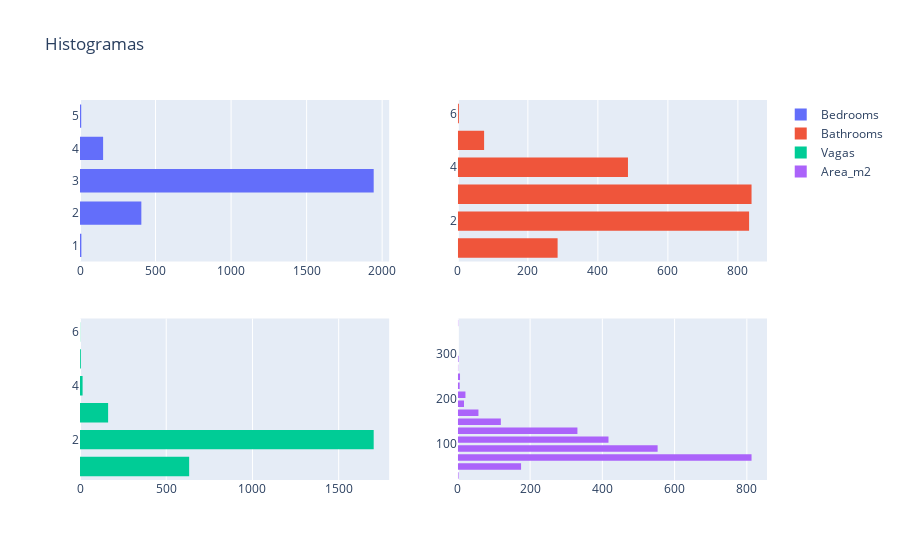

Notebook cell for this chart:
### Markdown cell above
Qual tipo de apartamento mais comum em Fortaleza?

### Code cell
import plotly.offline as py
import plotly.graph_objs as go
from plotly.subplots import make_subplots

# Plotando Boxplot
y1 = df_47.bedrooms
y2 = df_47.bathrooms
y3 = df_47.vagas
y4 = df_47.area_m2

fig = make_subplots(rows=2, cols=2,) #subplot_titles=("Scores", "Magnitudes"))

fig.add_trace(go.Histogram(y=y1, name='Bedrooms'), row=1, col=1)
fig.add_trace(go.Histogram(y=y2, name='Bathrooms'), row=1, col=2)
fig.add_trace(go.Histogram(y=y3, name='Vagas'), row=2, col=1)
fig.add_trace(go.Histogram(y=y4, name='Area_m2', nbinsy=20), row=2, col=2)

fig.update_layout(height=700,  title_text="Histogramas", title_x =0.05)
fig.update_layout(
    bargap=0.2, # gap between bars of adjacent location coordinates
    bargroupgap=0.1 # gap between bars of the same location coordinates
)
fig.show()

### Figure 1 — Plotly figure (JSON) as saved in the notebook; plotly's stock layout.template omitted (floating-point values rounded to 4 significant figures; data arrays with more than 128 entries replaced by an {"elided": "..."} marker saying what was removed)
{"data": [{"name": "Bedrooms", "type": "histogram", "xaxis": "x", "y": {"elided": "2520 int values"}, "yaxis": "y"}, {"name": "Bathrooms", "type": "histogram", "xaxis": "x2", "y": {"elided": "2520 int values"}, "yaxis": "y2"}, {"name": "Vagas", "type": "histogram", "xaxis": "x3", "y": {"elided": "2520 int values"}, "yaxis": "y3"}, {"name": "Area_m2", "nbinsy": 20, "type": "histogram", "xaxis": "x4", "y": {"elided": "2520 int values"}, "yaxis": "y4"}], "layout": {"autosize": true, "bargap": 0.2, "bargroupgap": 0.1, "title": {"text": "Histogramas", "x": 0.05}, "xaxis": {"anchor": "y", "autorange": true, "domain": [0, 0.45], "range": [0, 2046.0]}, "xaxis2": {"anchor": "y2", "autorange": true, "domain": [0.55, 1], "range": [0, 883.2]}, "xaxis3": {"anchor": "y3", "autorange": true, "domain": [0, 0.45], "range": [0, 1793.0]}, "xaxis4": {"anchor": "y4", "autorange": true, "domain": [0.55, 1], "range": [0, 855.8]}, "yaxis": {"anchor": "x", "autorange": true, "domain": [0.575, 1], "range": [0.5, 5.5], "type": "linear"}, "yaxis2": {"anchor": "x2", "autorange": true, "domain": [0.575, 1], "range": [0.5, 6.5], "type": "linear"}, "yaxis3": {"anchor": "x3", "autorange": true, "domain": [0, 0.425], "range": [0.5, 6.5], "type": "linear"}, "yaxis4": {"anchor": "x4", "autorange": true, "domain": [0, 0.425], "range": [19.5, 379.5], "type": "linear"}}}
